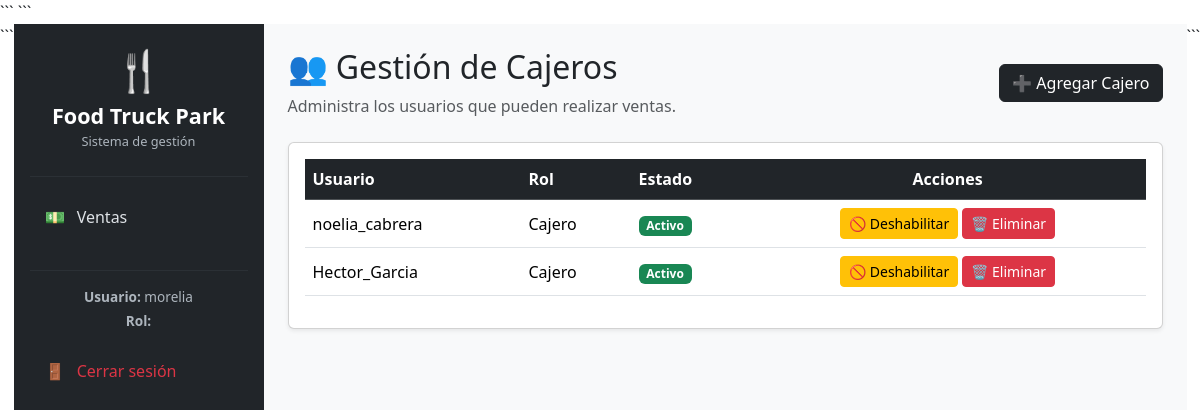
The page /usuarios/cajeros/ (signed in) on the database its author committed.
### usuarios/models.py (models this page shows, shortened)
class PerfilUsuario(models.Model):
    ROLES = [
        ('ADMIN', 'Administrador'),
        ('CAJERO', 'Cajero'),
    ]
    usuario = models.OneToOneField(
        User,
        on_delete=models.CASCADE
    )
    rol = models.CharField(
        max_length=10,
        choices=ROLES,
        default='CAJERO'
    )
    activo = models.BooleanField(
        default=True
    )

### usuarios/views.py (the view, shortened to what this page needs)
def lista_cajeros(request):
    if not request.user.is_authenticated:
        return redirect('login')
    cajeros = PerfilUsuario.objects.filter(
        rol='CAJERO'
    ).select_related('usuario')
    return render(
        request,
        'usuarios/cajeros.html',
        {
            'cajeros': cajeros
        }
    )

### templates/usuarios/cajeros.html (shortened to what this page needs)
{% extends 'base.html' %}
{% block content %}
<div class="d-flex justify-content-between align-items-center mb-4">
    <div>
        <h2>👥 Gestión de Cajeros</h2>
        <p class="text-muted mb-0">
            Administra los usuarios que pueden realizar ventas.
        </p>
    </div>
    <a href="{% url 'crear_cajero' %}" class="btn btn-dark">
        ➕ Agregar Cajero
    </a>
</div>
<div class="card shadow-sm">
    <div class="card-body">
        <div class="table-responsive">
            <table class="table table-hover align-middle">
                <thead class="table-dark">
                    <tr>
                        <th>Usuario</th>
                        <th>Rol</th>
                        <th>Estado</th>
                        <th class="text-center">Acciones</th>
                    </tr>
                </thead>
                <tbody>
                    {% for cajero in cajeros %}
                    <tr>
                        <td>
                            {{ cajero.usuario.username }}
                        </td>
                        <td>
                            {{ cajero.get_rol_display }}
                        </td>
                        <td>
                            {% if cajero.activo %}
                                <span class="badge bg-success">
                                    Activo
                                </span>
                            {% else %}
                                <span class="badge bg-danger">
                                    Deshabilitado
                                </span>
                            {% endif %}
                        </td>
                        <td class="text-center">
                            {% if cajero.activo %}
                                <a
                                    href="{% url 'cambiar_estado_cajero' cajero.id %}"
                                    class="btn btn-warning btn-sm"
                                >
                                    🚫 Deshabilitar
                                </a>
                            {% endif %}
                            <a
                                href="{% url 'eliminar_cajero' cajero.id %}"
                                class="btn btn-danger btn-sm"
                                onclick="return confirm('¿Está seguro de eliminar este cajero?');"
                            >
                                🗑️ Eliminar
                            </a>
                        </td>
                    </tr>
                    {% endfor %}
                </tbody>
            </table>
        </div>
    </div>
</div>
{% endblock %}

### templates/base.html (shortened to what this page needs)
<!DOCTYPE html>
<html lang="es">
<head>
<link
    href="https://cdn.jsdelivr.net/npm/bootstrap@5.3.3/dist/css/bootstrap.min.css"
    rel="stylesheet">
```
</head>
<body>
{% if user.is_authenticated %}
<div class="d-flex">
```
<aside class="sidebar text-white p-3">
    <div class="text-center mb-4">
        <div class="fs-1">
            🍴
        </div>
        <div class="brand-title">
            Food Truck Park
        </div>
        <div class="brand-subtitle">
            Sistema de gestión
        </div>
    </div>
    <hr>
    {% if user.perfilusuario.rol == 'ADMIN' %}
    <ul class="nav flex-column">
        <li class="nav-item">
            <a
                class="nav-link"
                href="{% url 'dashboard' %}"
            >
                🏠
                <span class="ms-2">
                    Inicio
                </span>
            </a>
        </li>
        <li class="nav-item">
            <a
                class="nav-link"
                href="{% url 'lista_foodtrucks' %}"
            >
                🚚
                <span class="ms-2">
                    Food Trucks
                </span>
            </a>
        </li>
        <li class="nav-item">
            <a
                class="nav-link"
                href="{% url 'lista_productos' %}"
            >
                🍔
                <span class="ms-2">
                    Productos
                </span>
            </a>
        </li>
        <li class="nav-item">
            <a
                class="nav-link"
                href="{% url 'lista_ventas' %}"
            >
                💵
                <span class="ms-2">
                    Ventas
                </span>
            </a>
        </li>
        <li class="nav-item">
            <a
                class="nav-link"
                href="{% url 'reporte_ventas' %}"
            >
                📊
                <span class="ms-2">
                    Reportes
                </span>
            </a>
        </li>
        <li class="nav-item">
            <a
                class="nav-link"
                href="{% url 'lista_cajeros' %}"
            >
                👥
                <span class="ms-2">
                    Cajeros
                </span>
            </a>
        </li>
    </ul>
    {% else %}
    <ul class="nav flex-column">
        <li class="nav-item">
            <a
                class="nav-link"
                href="{% url 'lista_ventas' %}"
            >
                💵
                <span class="ms-2">
                    Ventas
                </span>
            </a>
        </li>
    </ul>
    {% endif %}
    <div class="mt-4">
        <hr>
        <div class="text-center user-info mb-3">
            <div>
                <strong>
                    Usuario:
                </strong>
                {{ user.username }}
            </div>
            <div class="mt-1">
                <strong>
                    Rol:
                </strong>
            </div>
        </div>
        <a
            class="nav-link text-danger"
            href="{% url 'logout' %}"
        >
            🚪
            <span class="ms-2">
                Cerrar sesión
            </span>
        </a>
    </div>
</aside>
<main class="main-content p-4 flex-grow-1">
    {% block content %}
    {% endblock %}
</main>
```
</div>
{% else %}
{% block login %}
{% endblock %}
{% endif %}
</body>
</html>

### templates/base.html (style rules this page uses)
.sidebar { width: 250px; min-height: 100vh; background: #212529; }
.brand-title { font-size: 1.35rem; font-weight: bold; }
.brand-subtitle { font-size: 0.8rem; color: #adb5bd; }
.sidebar .nav-link { color: #dee2e6; padding: 12px 15px; margin-bottom: 5px; border-radius: 8px; transition: 0.2s; }
.main-content { background: #f8f9fa; min-height: 100vh; }
.sidebar hr { border-color: #495057; }
.user-info { color: #adb5bd; font-size: 0.85rem; }

### rows shown on the page
PerfilUsuario: usuario.username "noelia_cabrera", rol "Cajero", activo "Activo"
PerfilUsuario: usuario.username "Hector_Garcia", rol "Cajero", activo "Activo"

### other values the page prints
{{ user.username }} "morelia"
